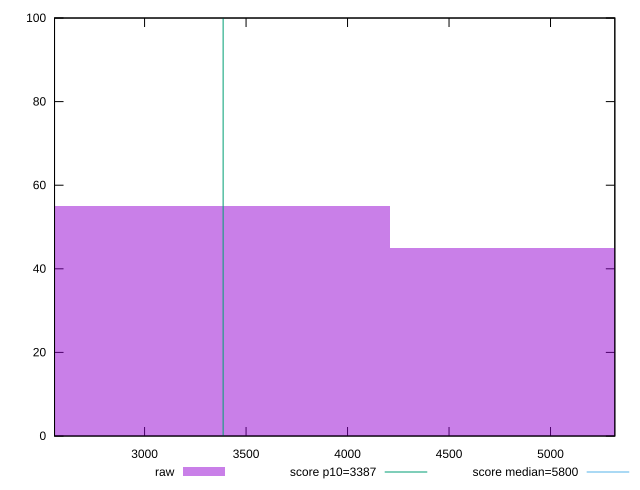

The script that saved this image:
reset

$raw <<EOF
5609.259917014646 45
2804.629958507323 55
EOF

set key outside below
set boxwidth 2804.629958507323
set xrange [2556.4013999999997:5316.788604922357]
set yrange [0:100]
set trange [0:100]
set style fill transparent solid 0.5 noborder

set parametric
set terminal svg size 640, 490 enhanced background rgb 'white'
set output "reports/report_00033_2021-03-01T14-23-16.841Z/speed-index/samples/astro-inner/raw/histogram.svg"

plot $raw title "raw" with boxes, \
     3387,t title "score p10=3387", \
     5800,t title "score median=5800"

reset
